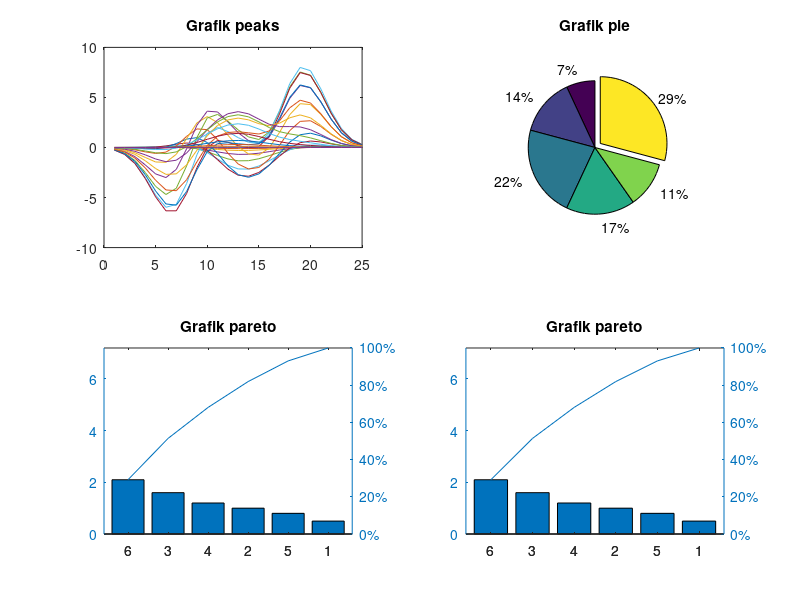
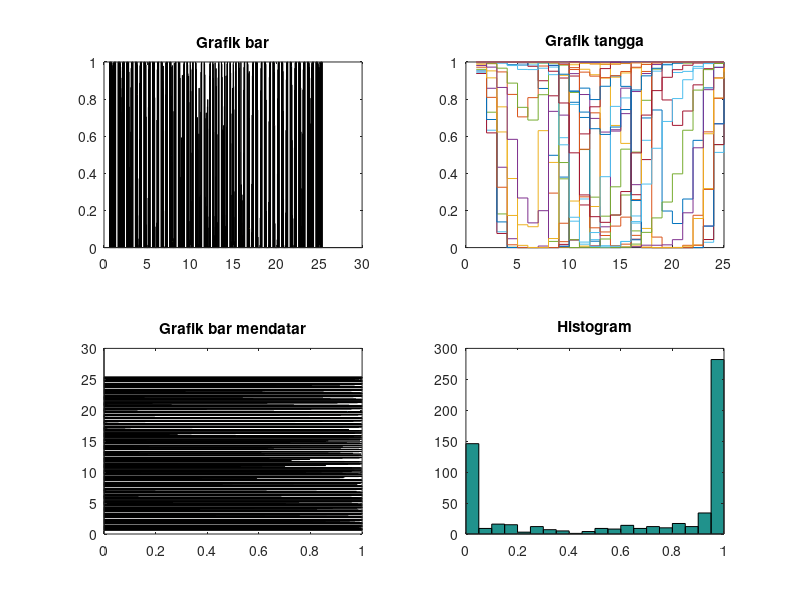

Source code (MATLAB) for these figures, in order:
A = peaks(25);
B = [.5 1 1.6 1.2 .8 2.1];

figure(1);
subplot(2,2,1);
plot(A)
title('Grafik peaks')
subplot(2,2,2);
pie(B, B == max(B)) % Menggunakan pie dengan label
title('Grafik pie')
subplot(2,2,3);
pareto(B)
title('Grafik pareto')
subplot(2,2,4);
pareto(B) % Pareto tidak diterapkan pada matriks B
title('Grafik pareto')

figure(2);
subplot(2,2,1);
bar(exp(-A.*A))
title('Grafik bar')
subplot(2,2,2);
stairs(exp(-A.*A))
title('Grafik tangga')
subplot(2,2,3);
barh(exp(-A.*A)) % Menggunakan barh untuk bar mendatar
title('Grafik bar mendatar')
subplot(2,2,4);
hist(exp(-A(:).*A(:)), 20) % Menambahkan jumlah bins
title('Histogram')

